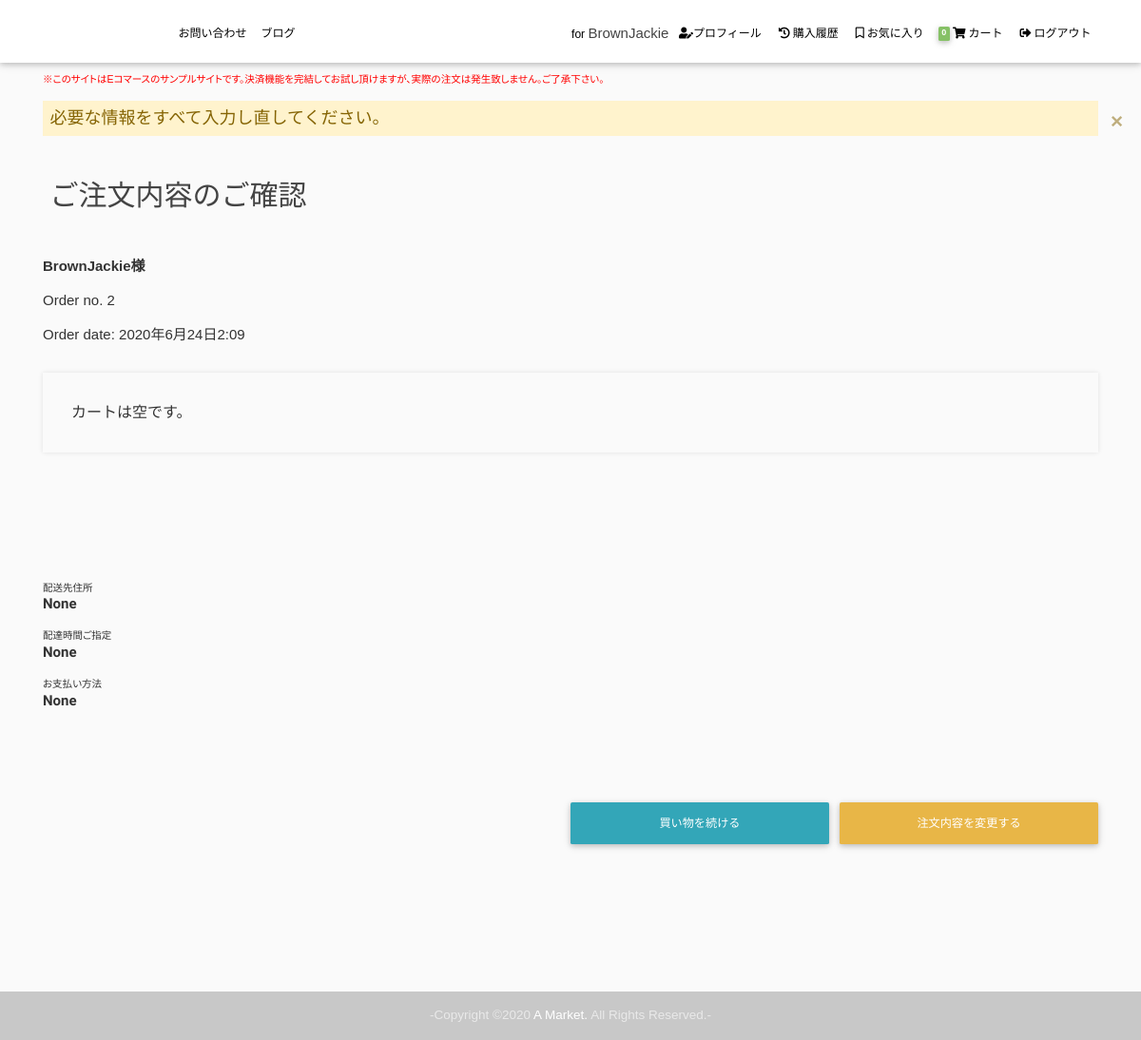
Screenshot of /order-summary/ (signed in) with the database file from the repository.
### core/models.py (models this page shows, shortened)
class Order(models.Model):
    user = models.ForeignKey(settings.AUTH_USER_MODEL,
                             on_delete=models.CASCADE, related_name="orders")
    items = models.ManyToManyField(OrderItem)
    start_date = models.DateTimeField(auto_now_add=True)
    ordered_date = models.DateTimeField()
    ordered = models.BooleanField(default=False)
    dispatched = models.BooleanField(default=False)
    shipping_address = models.ForeignKey(
        'users.ShippingAddress', on_delete=models.SET_NULL, blank=True, null=True)
    billing_address = models.ForeignKey(
        'users.BillingAddress', on_delete=models.SET_NULL, blank=True, null=True)
    payment_option = models.CharField(
        choices=PAYMENT_CHOICES, max_length=2, blank=True, null=True)
    delivery_time = models.CharField(
        choices=DELIVERY_TIME, max_length=2, blank=True, null=True)
    payment = models.ForeignKey(
        'Payment', on_delete=models.SET_NULL, blank=True, null=True)
    class Meta:
        verbose_name_plural = 'カート内全商品/注文済注文'
    def get_total(self):
        total = 0
        for order_item in self.items.all():
            total += order_item.get_final_price()
        return total

### core/views/views.py (the view)
# urls.py: path('order-summary/', OrderSummaryView.as_view(), name='order-summary'),
class OrderSummaryView(LoginRequiredMixin, View):
    def get(self, *args, **kwargs):
        try:
            order = Order.objects.get(user=self.request.user, ordered=False)
            context = {
                'order': order
            }
            if not order.shipping_address or not order.payment_option:
                messages.warning(
                    self.request, "必要な情報をすべて入力し直してください。")
            return render(self.request, 'checkout/order-summary.html', context)
        except ObjectDoesNotExist:
            messages.error(self.request, "カートに何も入ってません。")
            return render(self.request, 'checkout/order-summary.html')

### blog/context_processors.py (called while the page is built)
def global_val(request):
    archives = Post.objects.filter(draft=False).values(
        'date_posted__year', 'date_posted__month').annotate(Count('id')).order_by()
    return {
        'latest_posts': Post.objects.filter(draft=False).order_by('-date_posted')[:5],
        'drafts': Post.objects.filter(draft=True).order_by('-date_posted'),
        'post_categories': Category.objects.annotate(num_posts=Count('posts')).order_by('-num_posts'),
        'post_tags': Tag.objects.annotate(num_posts=Count('posts')).order_by('-num_posts'),
        'archives': archives
    }

### core/templatetags/cart_template_tags.py (called while the page is built)
@register.filter
def cart_item_count(user):
    if user.is_authenticated:
        qs = Order.objects.filter(user=user, ordered=False)
        if qs.exists():
            return qs[0].items.count()
    return 0

### templates/checkout/order-summary.html (shortened to what this page needs)
{% extends "base.html" %}
{% load humanize %}
{% block content %}
<main class="clearfix">
  <div id="order-summary" class="container">
    <h2>ご注文内容のご確認</h2>
    {% if user.first_name and user.last_name %}
    <p class="bold">{{ user.last_name }}{{ user.first_name }}様</p>
    {% else %}
    <h5 class="mt-4 mb-5 text-danger">
      <i>ここでお名前をご登録ください
        <a href="{% url 'user:edit-profile' user.id %}?next={{ request.path }}">Click Here</a>
      </i>
    </h5>
    {% endif %}
    <p>Order no. {{ order.id}} </p>
    <p>Order date: {{ order.ordered_date }}</p>
    {% include "parts/cart-list.html" %}
    <div id="order-info">
      <div>
        <p class="label mb-0">配送先住所</p>
        <p class="address">{{ order.shipping_address }}</p>
      </div>
      <div>
        <p class="label mb-0">配達時間ご指定</p>
        <p class="address">{{ order.get_delivery_time_display }}</p>
      </div>
      <div>
        <p class="label mb-0">お支払い方法</p>
        <p class="address">{{ order.get_payment_option_display }}</p>
      </div>
    </div>
    <div class="clearfix flex-buttons">
      {% if order.get_total and order.shipping_address and order.payment_option %}
      <a class='btn btn-main' href="{% url 'core:confirm-order' %}">注文を確定する </a>
      {% else %}
      <a class='btn btn-main' href="/">買い物を続ける</a>
      {% endif %}
      <a class='btn btn-second' href="{% url 'core:checkout' %}">注文内容を変更する</a>
    </div>
  </div>
  {% endblock content %}

### templates/parts/navbar.html (shortened to what this page needs)
{% load cart_template_tags %}
<nav id="main-menu" class="navbar navbar-expand-lg navbar-light scrolling-navbar">
  <div class="container">
    <a class="navbar-brand waves-effect" href="{% url 'core:home' %}">
      <h1>{{ request.site.siteinfo.title }}</h1>
    </a>
    <div class="collapse navbar-collapse">
      <ul class="navbar-nav mr-auto">
        <li class="nav-item">
          <a class="nav-link waves-effect" href="{% url 'core:inquiry' %}">お問い合わせ</a>
        </li>
        <li class="nav-item">
          <a class="nav-link waves-effect" href="{% url 'blog-home' %}">ブログ</a>
        </li>
      </ul>
      <ul class="navbar-nav nav-flex-icons">
        {% if request.user.is_authenticated %}
        <li class="nav-item username">
          for
          {% if user.first_name and user.last_name %}
          <h5>{{ user.last_name }}{{ user.first_name }}</h5>
          {% else %}
          <h5>{{ user.username }}</h5>
          {% endif %}
        </li>
        <li class="nav-item">
          <a class="nav-link waves-effect" href="{% url 'user:profile' %}"><i class="fas fa-user-edit"></i>プロフィール</a>
        </li>
        <li class="nav-item">
          <a class="nav-link waves-effect" href="{% url 'user:order-history' %}"><i class="fas fa-history"></i>購入履歴</a>
        </li>
        <li class="nav-item">
          <a class="nav-link waves-effect" href="{% url 'user:fav-items' %}"><i class="far fa-bookmark"></i>お気に入り</a>
        </li>
        <li class="nav-item">
          <a id="nav-cart" class="nav-link waves-effect" href="{% url 'core:shopping-cart' %}">
            <span class="badge badge-quantity z-depth-1"> {{ request.user|cart_item_count }} </span>
            <i class="fas fa-shopping-cart"></i>
            <span class="clearfix d-sm-inline-block">カート</span>
          </a>
        </li>
        <li class="nav-item">
          <a class="nav-link waves-effect" href="{% url 'logout' %}">
            <span class="clearfix d-sm-inline-block"><i class="fas fa-sign-out-alt"></i>ログアウト</span>
          </a>
        </li>
        {% endif %}
      </ul>
    </div>
  </div>
</nav>
<div class="container">
  <p class="testing-alert">
    ※このサイトはEコマースのサンプルサイトです。決済機能を完結してお試し頂けますが、実際の注文は発生致しません。ご了承下さい。
  </p>
</div>

### rows the page displays
Order: id "2", ordered_date "2020年6月24日2:09", shipping_address "None", delivery_time "None", payment_option "None"

### other values shown
{{ user.last_name }} "Brown"
{{ user.first_name }} "Jackie"
{{ request.user|cart_item_count }} "0"
{{ message }} "必要な情報をすべて入力し直してください。"
